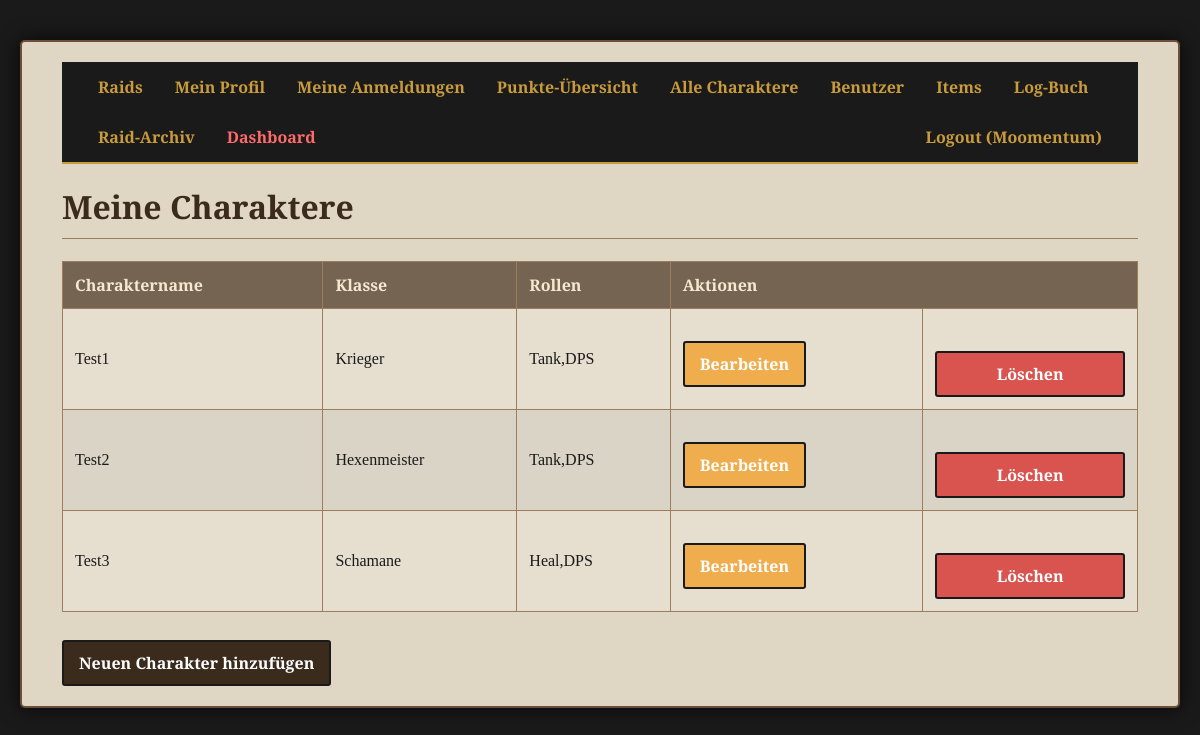
Page /meine-charaktere (signed in) on the committed database.
### tables this page shows
CREATE TABLE users (id INTEGER PRIMARY KEY AUTOINCREMENT, username TEXT NOT NULL UNIQUE, password_hash TEXT NOT NULL, role TEXT NOT NULL DEFAULT 'member');

CREATE TABLE charaktere (id INTEGER PRIMARY KEY AUTOINCREMENT, user_id INTEGER NOT NULL, charakter_name TEXT NOT NULL UNIQUE, klasse TEXT NOT NULL, rollen TEXT NOT NULL, FOREIGN KEY (user_id) REFERENCES users (id) ON DELETE CASCADE);

### app.py (the view)
@app.route('/meine-charaktere')
@login_required
def meine_charaktere():
    conn = get_db_connection(); charaktere = conn.execute('SELECT * FROM charaktere WHERE user_id = ? ORDER BY charakter_name', (current_user.id,)).fetchall(); conn.close()
    return render_template('meine_charaktere.html', charaktere=charaktere)

### app.py (called while the page is built)
@login_manager.user_loader
def load_user(user_id):
    conn = get_db_connection(); user_data = conn.execute('SELECT * FROM users WHERE id = ?', (user_id,)).fetchone(); conn.close()
    return User(id=user_data['id'], username=user_data['username'], role=user_data['role']) if user_data else None

def get_db_connection():
    conn = sqlite3.connect('loot_system.db'); conn.execute("PRAGMA foreign_keys = ON"); conn.row_factory = sqlite3.Row
    return conn

### templates/meine_charaktere.html (shortened to what this page needs)
{% extends "base.html" %}
{% block content %}
    <h1>Meine Charaktere</h1>
    <table>
        <thead>
            <tr>
                <th>Charaktername</th>
                <th>Klasse</th>
                <th>Rollen</th>
                <th colspan="2">Aktionen</th>
            </tr>
        </thead>
        <tbody>
            {% for charakter in charaktere %}
            <tr>
                <td>{{ charakter.charakter_name }}</td>
                <td>{{ charakter.klasse }}</td>
                <td>{{ charakter.rollen }}</td>
                <td><a href="{{ url_for('charakter_bearbeiten', charakter_id=charakter.id) }}" class="button" style="background-color: #f0ad4e;">Bearbeiten</a></td>
                <td>
                    <form action="{{ url_for('charakter_loeschen', charakter_id=charakter.id) }}" method="post" onsubmit="return confirm('Charakter wirklich löschen?');">
                        <button type="submit" style="background-color: #d9534f;">Löschen</button>
                    </form>
                </td>
            </tr>
            {% endfor %}
        </tbody>
    </table>
    <br>
    <a href="{{ url_for('charakter_erstellen') }}" class="button">Neuen Charakter hinzufügen</a>
{% endblock %}

### templates/base.html (shortened to what this page needs)
<!DOCTYPE html>
<html lang="de">
<head>
    <link rel="stylesheet" href="{{ url_for('static', filename='css/style.css') }}">
</head>
<body>
    <div class="container">
        <nav class="navbar">
            <a href="{{ url_for('raid_liste') }}">Raids</a>
            {% if current_user.is_authenticated %}
                <a href="{{ url_for('profil') }}">Mein Profil</a>
                <a href="{{ url_for('meine_anmeldungen') }}">Meine Anmeldungen</a>
                <a href="{{ url_for('punkte_uebersicht') }}">Punkte-Übersicht</a>
                {% if current_user.role == 'admin' %}
                    <a href="{{ url_for('admin_charakter_liste') }}">Alle Charaktere</a>
                    <a href="{{ url_for('admin_user_liste') }}">Benutzer</a>
                    <a href="{{ url_for('item_liste') }}">Items</a>
                    <a href="{{ url_for('log_liste') }}">Log-Buch</a>
                    <a href="{{ url_for('archiv_liste') }}">Raid-Archiv</a>
                    <a href="{{ url_for('dashboard') }}" style="color: #ff6b6b;">Dashboard</a>
                {% endif %}
                <a href="{{ url_for('logout') }}" style="float: right;">Logout ({{ current_user.username }})</a>
            {% else %}
                <a href="{{ url_for('login') }}" style="float: right;">Login</a>
                <a href="{{ url_for('register') }}" style="float: right;">Registrieren</a>
            {% endif %}
        </nav>
        <div class="content">
            {% block content %}{% endblock %}
        </div>
    </div>
</body>
</html>

### static/css/style.css (style rules this page uses)
body { background-image: url('https://upload.wikimedia.org/wikipedia/commons/b/b8/Classic_Stranglethorn_Vale.jpeg'); background-color: #1a1a1a; background-size: cover; background-attachment: fixed; background-position: center; font-family: 'Cinzel', serif; color: #1a1a1a; margin: 0; padding: 20px; }
.container { max-width: 1200px; margin: 20px auto; padding: 20px 40px; background-color: rgba(245, 235, 215, 0.9); border: 2px solid #6b4f3a; border-radius: 5px; box-shadow: 0 0 20px rgba(0,0,0,0.75); }
.navbar { background-color: #1a1a1a; border-bottom: 2px solid #c89b3c; overflow: hidden; padding: 0 20px; }
.navbar a { float: left; display: block; color: #c89b3c; text-align: center; padding: 14px 16px; text-decoration: none; font-weight: 700; transition: all 0.3s ease; }
h1, h2 { color: #3b2b1d; border-bottom: 1px solid #9e7c5e; padding-bottom: 10px; font-weight: 700; }
table { border-collapse: collapse; width: 100%; margin-top: 20px; background-color: rgba(255, 255, 255, 0.2); }
th, td { border: 1px solid #9e7c5e; text-align: left; padding: 12px; }
th { background-color: rgba(91, 70, 52, 0.8); color: #f5e8d0; font-weight: 700; }
tr:nth-child(even) { background-color: rgba(0, 0, 0, 0.05); }
form { display: flex; flex-direction: column; max-width: 500px; margin-top: 20px; }
.button, button { display: inline-block; background-color: #3b2b1d; color: #FFFFFF; padding: 10px 15px; margin-top: 10px; text-decoration: none; border: 2px solid #1a1a1a; border-radius: 3px; font-family: 'Cinzel', serif; font-weight: 700; font-size: 16px; cursor: pointer; text-align: center; transition: all 0.2s ease-in-out; }

### rows in the picture
users: username "Moomentum"
charaktere: charakter_name "Test1", klasse "Krieger", rollen "Tank,DPS"
charaktere: charakter_name "Test2", klasse "Hexenmeister", rollen "Tank,DPS"
charaktere: charakter_name "Test3", klasse "Schamane", rollen "Heal,DPS"
